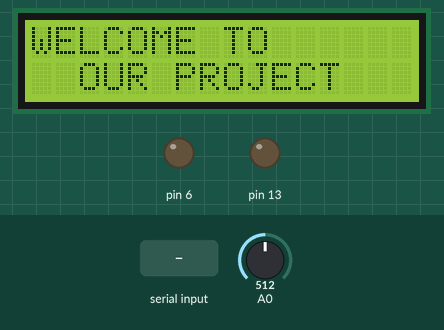
A sketch run on a simulated Arduino Uno, built with avr-gcc and run on an emulated ATmega328P. Shown: 16×2 character LCD, output pins drawn as LEDs (lit = HIGH). The inputs (shaded band) are chosen by the test bench; at power-on: A0 = 512. What the sketch prints to the serial monitor is not drawn.

Above: at 1.2 s.
1.3 s: "3" received over Serial
At 3.0 s:
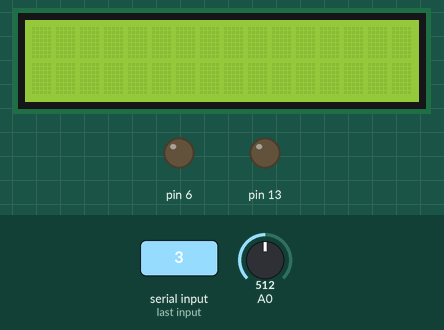
3.8 s: "1" received over Serial
At 6.0 s:
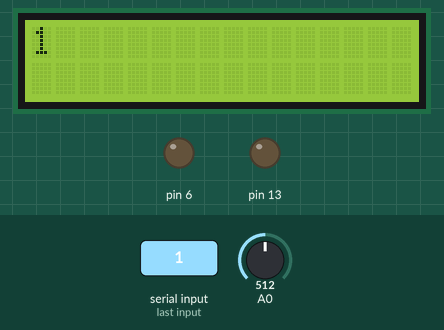
6.3 s: A0 set to 312
7.8 s: A0 set to 290
10.3 s: "1" received over Serial
At 12.2 s:
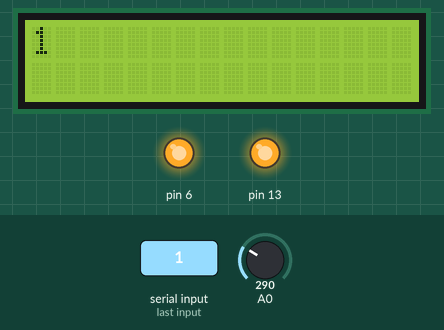
12.8 s: "2" received over Serial
At 15.2 s:
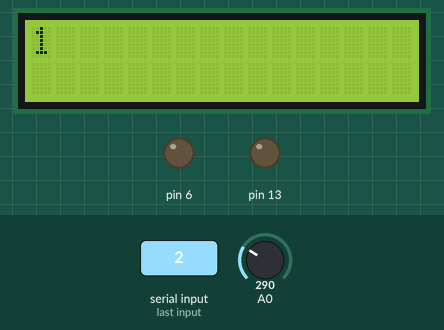
Timing chart, 0 to 16.2 s (numbered marks = the images above; inputs shaded):
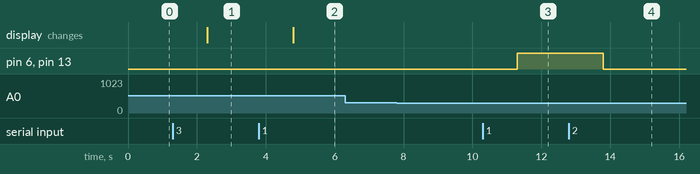

The sketch:

sketch_apr10a.ino
```cpp
#include <LiquidCrystal_I2C.h>
#define FAN    13
#define BUZZER    6
#define FLAME  A0

LiquidCrystal_I2C lcd(0x27,16,2);  // set the LCD address to 0x3F for a 16 chars and 2 line display
void vFanOn(int i16FanPin)
{
   digitalWrite(i16FanPin,1);
}
void vFanOff(int i16FanPin)
{
   digitalWrite(i16FanPin,0);
}
void FanInit (int i16FanPin)
{
  pinMode(i16FanPin,OUTPUT);
 }
void vBUZZEROn(int i16BUZZERPin)
{
   digitalWrite(i16BUZZERPin,1);
}
void vBUZZEROff(int i16BUZZERPin)
{
   digitalWrite(i16BUZZERPin,0);
}
void BUZZERInit (int i16BUZZERPin)
{
  pinMode(i16BUZZERPin,OUTPUT);
 }
void FlameInit (int i16FlamePin)
{
  pinMode(i16FlamePin,INPUT);
 }
int IntFlameRead (int i16FlamePin)
{
  return analogRead(i16FlamePin);
 }
void setup() {
  Serial.begin(115200);

  lcd.init();
  lcd.clear();
  lcd.backlight();      // Make sure backlight is on
  BUZZERInit(BUZZER);
  FanInit(FAN);
  FlameInit(FLAME);
  // Print a message on both lines of the LCD.
  lcd.setCursor(0,0);   //Set cursor to character 2 on line 0
  lcd.print("WELCOME TO");

  lcd.setCursor(2,1);   //Move cursor to character 2 on line 1
  lcd.print("OUR PROJECT");
  // initiate the fan class

}

void loop() {
 // while(!Serial.available()); // Wait for the user to enter a string
  String num = Serial.readString(); // Read the string entered by the user
  int valueFlame = IntFlameRead(FLAME);
  if (valueFlame < 300)
  {

    Serial.println("A");
    delay(1);
    }
  num.trim(); // Remove any leading or trailing whitespace

  if (num.equals("1")) { // Check if the string is equal to "ahmed"
    vFanOn(FAN);
    vBUZZEROn(BUZZER);
  }else if(num.equals("2"))
  {
    vFanOff(FAN);
    vBUZZEROff(BUZZER);
    }
    else if(num.equals("3")){
        lcd.clear();
        while(!Serial.available());
         num = Serial.readString();
         num.trim();
         lcd.setCursor(0,0);
         lcd.print(num);
      }


}
```

Measured:
- after the input at 1.3 s, the display: changes after 1.0 s (image 1)
- after the input at 3.8 s, the display: changes after 1.0 s (image 2)
- after the input at 6.3 s, every drawn part: stays the same
- after the input at 7.8 s, every drawn part: stays the same
- after the input at 10.3 s, pin 6, pin 13: LOW → HIGH after 1.0 s
- after the input at 12.8 s, pin 6, pin 13: HIGH → LOW after 1.0 s
